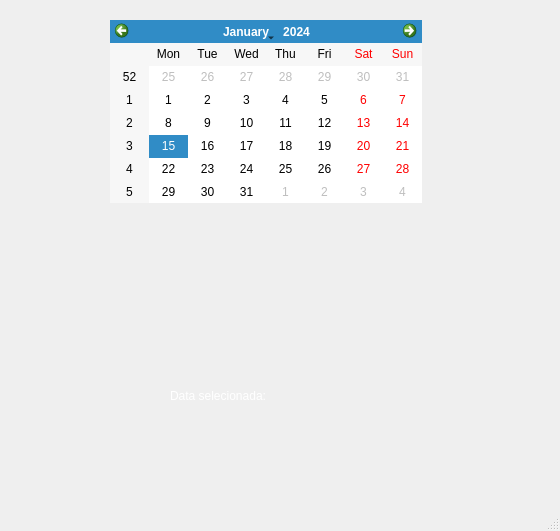
<?xml version="1.0" encoding="UTF-8"?>
<ui version="4.0">
 <class>MainWindow</class>
 <widget class="QMainWindow" name="MainWindow">
  <property name="geometry">
   <rect>
    <x>0</x>
    <y>0</y>
    <width>560</width>
    <height>531</height>
   </rect>
  </property>
  <property name="windowTitle">
   <string>MainWindow</string>
  </property>
  <widget class="QWidget" name="centralwidget">
   <widget class="QCalendarWidget" name="calendarWidget">
    <property name="geometry">
     <rect>
      <x>110</x>
      <y>20</y>
      <width>312</width>
      <height>183</height>
     </rect>
    </property>
   </widget>
   <widget class="QLabel" name="label">
    <property name="geometry">
     <rect>
      <x>170</x>
      <y>360</y>
      <width>341</width>
      <height>71</height>
     </rect>
    </property>
    <property name="styleSheet">
     <string notr="true">font: 75 15pt &quot;MS Shell Dlg 2&quot;;
color: rgb(255, 255, 255);</string>
    </property>
    <property name="text">
     <string>Data selecionada: </string>
    </property>
   </widget>
  </widget>
  <widget class="QMenuBar" name="menubar">
   <property name="geometry">
    <rect>
     <x>0</x>
     <y>0</y>
     <width>560</width>
     <height>21</height>
    </rect>
   </property>
  </widget>
  <widget class="QStatusBar" name="statusbar"/>
 </widget>
 <resources/>
 <connections/>
</ui>
